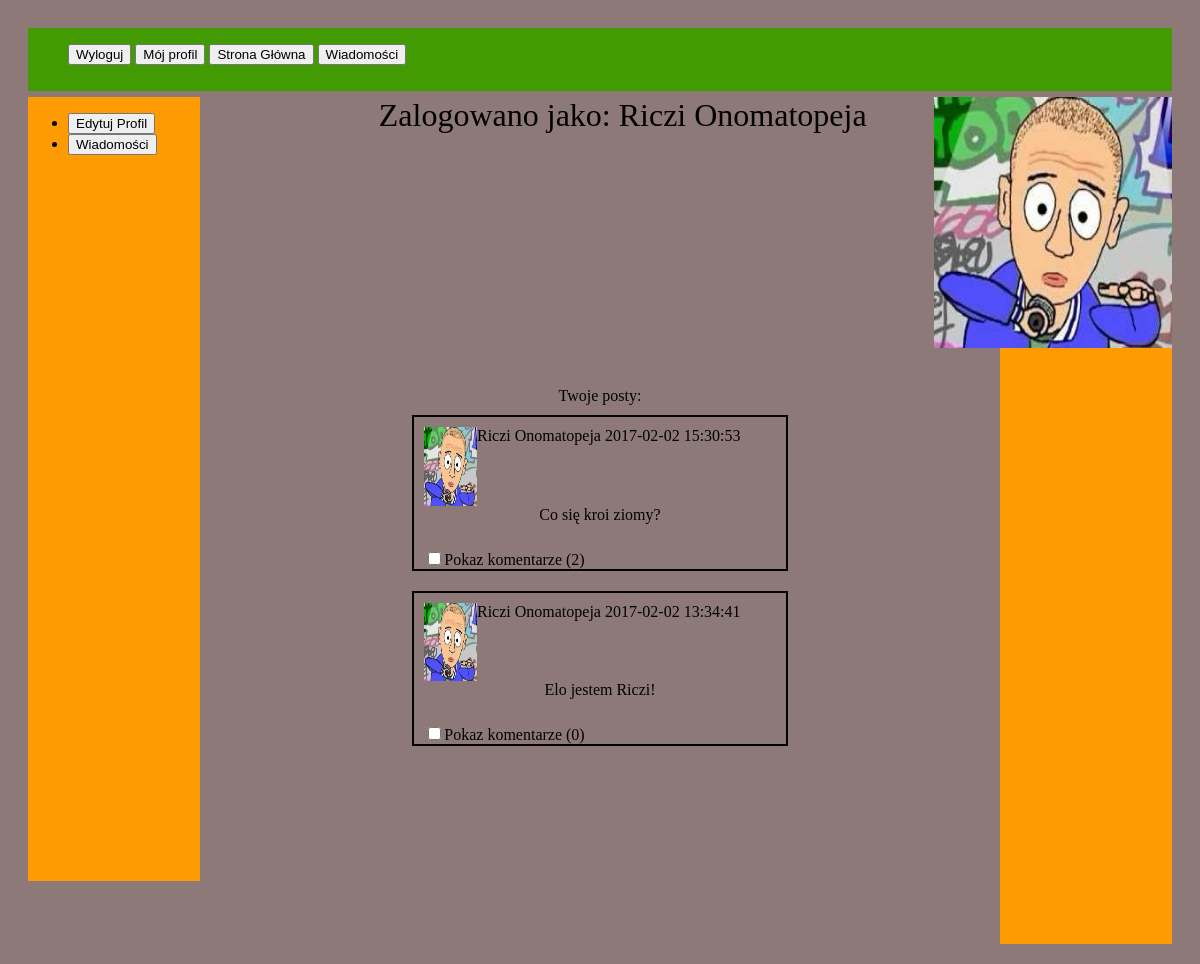
Screenshot of /myProfile.php (signed in) with the database file from the repository.
### tables this page shows
CREATE TABLE `Users` (
  `id` int(11) NOT NULL,
  `username` varchar(100) NOT NULL,
  `email` varchar(100) NOT NULL,
  `hashed_password` varchar(100) NOT NULL,
  `image` varchar(100) NOT NULL DEFAULT 'img/default.jpeg'
);

CREATE TABLE `Tweets` (
  `id` int(11) NOT NULL,
  `user_id` int(11) NOT NULL,
  `text` varchar(140) NOT NULL,
  `date` datetime NOT NULL
);

### src/user.php (called while the page is built, shortened)
<?php
include 'mysqlConn.php';
class User
{
    private $id;
    private $username;
    private $image;
    public function __construct()
    {
        $this->id = -1;
        $this->username = "";
        $this->image= 'img/default.jpeg ';
    }
    public function getUsername()
    {
        return $this->username;
    }
    public function getImage()
    {
        return $this->image;
    }
    public function getId()
    {
        return $this->id;
    }
    static public function loadUserById($id)
    {
        global $conn;
        $sql = "SELECT * FROM Users WHERE id=$id";
        $result = $conn->query($sql);
        if($result == true && $result->rowCount() == 1)
        {
            $row = $result->fetch();
            $loadedUser = new User();
            $loadedUser->id = $row['id'];
            $loadedUser->username = $row['username'];
            $loadedUser->hashedPassword = $row['hashed_password'];
            $loadedUser->email = $row['email'];
            $loadedUser->image = $row['image'];
            return $loadedUser;
        }
        return null;
    }
}

### src/tweet.php (called while the page is built, shortened)
<?php
include 'mysqlConn.php';
class Tweet
{
    private $userId;
    private $text;
    private $creationDate;
    public function __construct()
    {
        $this->userId='';
        $this->text='';
        $this->creationDate = date("Y-m-d H:i:s");
    }
    public function getUserId()
    {
        return $this->userId;
    }
    public function getText()
    {
        return $this->text;
    }
    public function getDate()
    {
        return $this->creationDate;
    }
    static public function loadTweetByUserId($id)
    {
        global $conn;
        $ret = [];
        $sql = "SELECT * FROM Tweets WHERE user_id=$id ORDER BY date DESC";
        $result = $conn->query($sql);
        if($result == true && $result->rowCount() > 0)
        {
            foreach($result as $row)
            {
                $loadedTweet = new Tweet();
                $loadedTweet->id = $row['id'];
                $loadedTweet->userId = $row['user_id'];
                $loadedTweet->text = $row['text'];
                $loadedTweet->creationDate = $row['date'];
                $ret[] = $loadedTweet;
            }
            return $ret;
        }
        return null;
    }
}

### src/comment.php (called while the page is built, shortened)
<?php
include 'mysqlConn.php';
class Comment
{
    private $userId;
    public function __construct()
    {
        $this->userId='';
    }
    public function getUserId()
    {
        return $this->userId;
    }
    static public function loadCommentByPostId($id)
    {
        global $conn;
        $ret = [];
        $sql = "SELECT * FROM Comments WHERE post_id=$id";
        $result = $conn->query($sql);
        if($result == true && $result->rowCount() > 0)
        {
            foreach($result as $row)
            {
                $loadedComment = new Comment();
                $loadedComment->id = $row['id'];
                $loadedComment->userId = $row['user_id'];
                $loadedComment->postId = $row['post_id'];
                $loadedComment->text = $row['text'];
                $loadedComment->creationDate = $row['date'];
                $ret[] = $loadedComment;
            }
            return $ret;
        }
        return null;
    }
}

### src/drawUserTweets.php (the view)
<?php
include 'user.php';
include 'tweet.php';
include 'comment.php';
function drawUserTweets($id)
{
    $user = new User();
    $user = $user->loadUserById($id);
    $tweets= new Tweet();
    $tweets = $tweets->loadTweetByUserId($id);
    if ($tweets)
    {
        foreach ($tweets as $tweet)
        {
            $comments=  drawCommentsForPost($tweet->getId());
            $user = $user->loadUserById($tweet->getUserId());
            $name = $user->getUsername();
            $image = $user->getImage();
            $text = $tweet->getText();
            $date = $tweet->getDate();
        echo('<div class="tweet">
        <div class="post">
            <div class="image"><img src="'.$image.'"></div>
            <div class="userName"><a href="showUser.php?userId='.$user->getId().'">'.$name.'</a></div>
            <div class="delete">&nbsp'.$date.'</div>
            <div class="postText">'.$text.'</div>
            <div class="check"><input type="checkbox" class="showCom">Pokaz komentarze</div>
        </div>'.$comments.'</div>');
        }
    }
}
function drawCommentsForPost($postId)
{
    $output='';
    $comments = new Comment();
    $user = new User();
    $comments = $comments->loadCommentByPostId($postId);
    if ($comments)
    {
        foreach ($comments as $comment)
        {
            $user = $user->loadUserById($comment->getUserId());
            $image = $user->getImage();
            $name = $user->getUsername();
            $date = $comment->getDate();
            $text = $comment->getText();
            $output.= '
            <div class="comments">
                    <div class="image"><img src="'.$image.'"></div>
                    <div class="userName"><a href="showUser.php?userId='.$user->getId().'">'.$name.'</a></div>
                    <div class="delete">'.$date.'</div>
                    <div class="postText">'.$text.'</div>
                    </div>
            ';
        }
    }
    $output.='<div class="comments"><form action="src/addComm.php" method="POST" class="newTweetForm">
                <textarea name="comText" class="comText" maxlength="60" rows="4" cols="50"></textarea>
                <input style="display: none;"type="text" name="postId" value="'.$postId.'"></input>
                <br>
                <span class="counter"></span>
                <input type="submit" value="Dodaj nowy komentarz">
            </form></div>';
    return $output;
}

### myProfile.php (shortened to what this page needs)
<?php
    include 'src/drawUserTweets.php';
        $user = new User();
    $user = $user->loadUserById($_SESSION['id']);
    $image = $user->getImage();
    $name = $user->getUsername();
?>
<html lang="en">
<head>
    <link rel="stylesheet" href="style/style.css">
</head>
<body>
    <div id="container">
        <div id="menu">
            <ul>
                    <li><form action="src/logout.php"><input type="submit" value="Wyloguj"></form></li>
                    <li><a href="myProfile.php"><button>Mój profil</button></a></li>
                    <li><a href="index.php"><button>Strona Główna</button></a></li>
                    <li><a href="messages.php"><button>Wiadomości</button></a></li>
            </ul>
            <div id="user">
                <span id="userName">Zalogowano jako:
                    <?php
                    echo $name;
                      ?>
                </span>
                <img id="userImage" src="
                <?php
                echo $image;
                ?>">
            </div>
        </div>
        <div class="margin">
            <ul>
                    <li><button id="editBtn">Edytuj Profil</button></li>
                    <li><a href="messages.php"><button id="editBtn">Wiadomości</button></a></li>
            </ul>
        </div>
        <div id="content">
            Twoje posty:<br><?php
            drawUserTweets($_SESSION['id']);
            ?>
        </div>
        <div class="margin"></div>
    </div>
</body>
</html>

### style/style.css (style rules this page uses)
body { background-color: #8e7979; }
#user { float: right; height: 100%; }
#userName { font-size: 200%; float: left; }
#userImage { float: right; height: 400%; width: 30%; position: relative; }
a:link { color: black; text-decoration: none; }
#container { padding: 20px; position:relative; }
#menu { width: 100%; height: 8%; background-color: #429b02; }
#menu li { display: inline-block; }
#menu ul { display: inline-block; }
.margin { width: 15%; height: 100%; background-color: #ff9b02; float: left; }
#content { padding-top: 20px; text-align: center; float: left; width: 70%; height: 100%; align-content: center; }
.tweet { padding: 10px; position: relative; clear: left; }
.post { width: 45%; margin: 0 auto; padding: 10px; border: 2px solid black; position: relative; }
.post .check { float: left; position: absolute; }
.image { width:15%; height: 10%; float: left; }
.post .image { width:15%; float: left; }
.image img { width: 100%; height: 100%; }
.userName { float: left; }
.postText { clear: left; word-break: normal ; white-space:normal; width: 100%; margin-bottom: 10%; }
.delete { float: right; }
.check { float: left; position: relative; bottom: 0px; }
.delete { float: left; }

### rows the page displays
users: username "Riczi Onomatopeja", image (picture)
tweets: user.image (picture), user.username "Riczi Onomatopeja", date "2017-02-02 15:30:53", text "Co się kroi ziomy?"
tweets: user.image (picture), user.username "Riczi Onomatopeja", date "2017-02-02 13:34:41", text "Elo jestem Riczi!"
